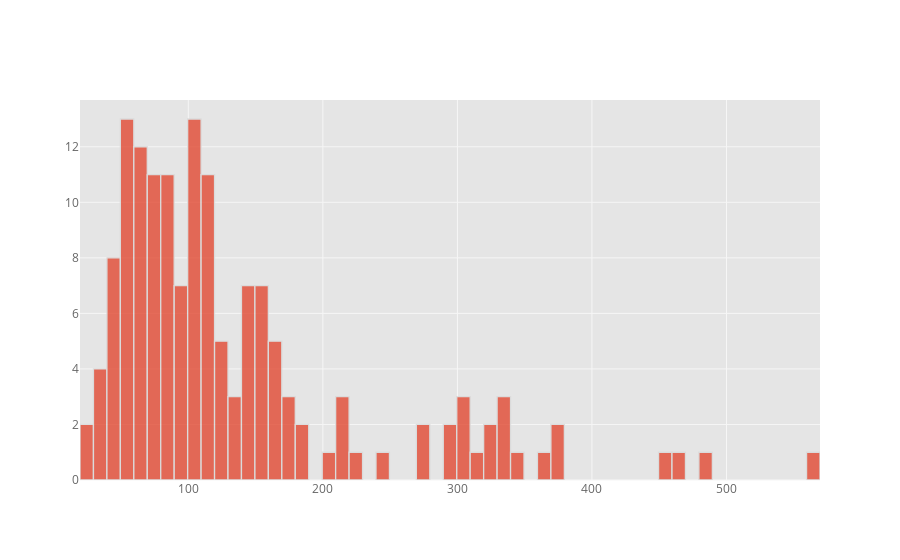

Source (notebook cell):
### Code cell
df[['len']].iplot(kind='histogram', bins=100)

### Figure 1 — Plotly figure (JSON) as saved in the notebook; plotly's stock layout.template omitted (floating-point values rounded to 4 significant figures; data arrays with more than 128 entries replaced by an {"elided": "..."} marker saying what was removed)
{"data": [{"histfunc": "count", "histnorm": "", "marker": {"color": "rgba(226, 74, 51, 1.0)", "line": {"color": "#D9D9D9", "width": 1.3}}, "name": "len", "nbinsx": 100, "opacity": 0.8, "orientation": "v", "type": "histogram", "uid": "4c0c78ca-42eb-4ae7-aa7e-3a5b8344fa94", "x": {"elided": "151 int values"}}], "layout": {"barmode": "overlay", "legend": {"bgcolor": "#FFFFFF", "font": {"color": "#666666"}}, "paper_bgcolor": "#FFFFFF", "plot_bgcolor": "#E5E5E5", "title": {"font": {"color": "#151516"}}, "xaxis": {"gridcolor": "#F6F6F6", "showgrid": true, "tickfont": {"color": "#666666"}, "title": {"font": {"color": "#666666"}, "text": ""}, "zerolinecolor": "#F6F6F6"}, "yaxis": {"gridcolor": "#F6F6F6", "showgrid": true, "tickfont": {"color": "#666666"}, "title": {"font": {"color": "#666666"}, "text": ""}, "zerolinecolor": "#F6F6F6"}}}
